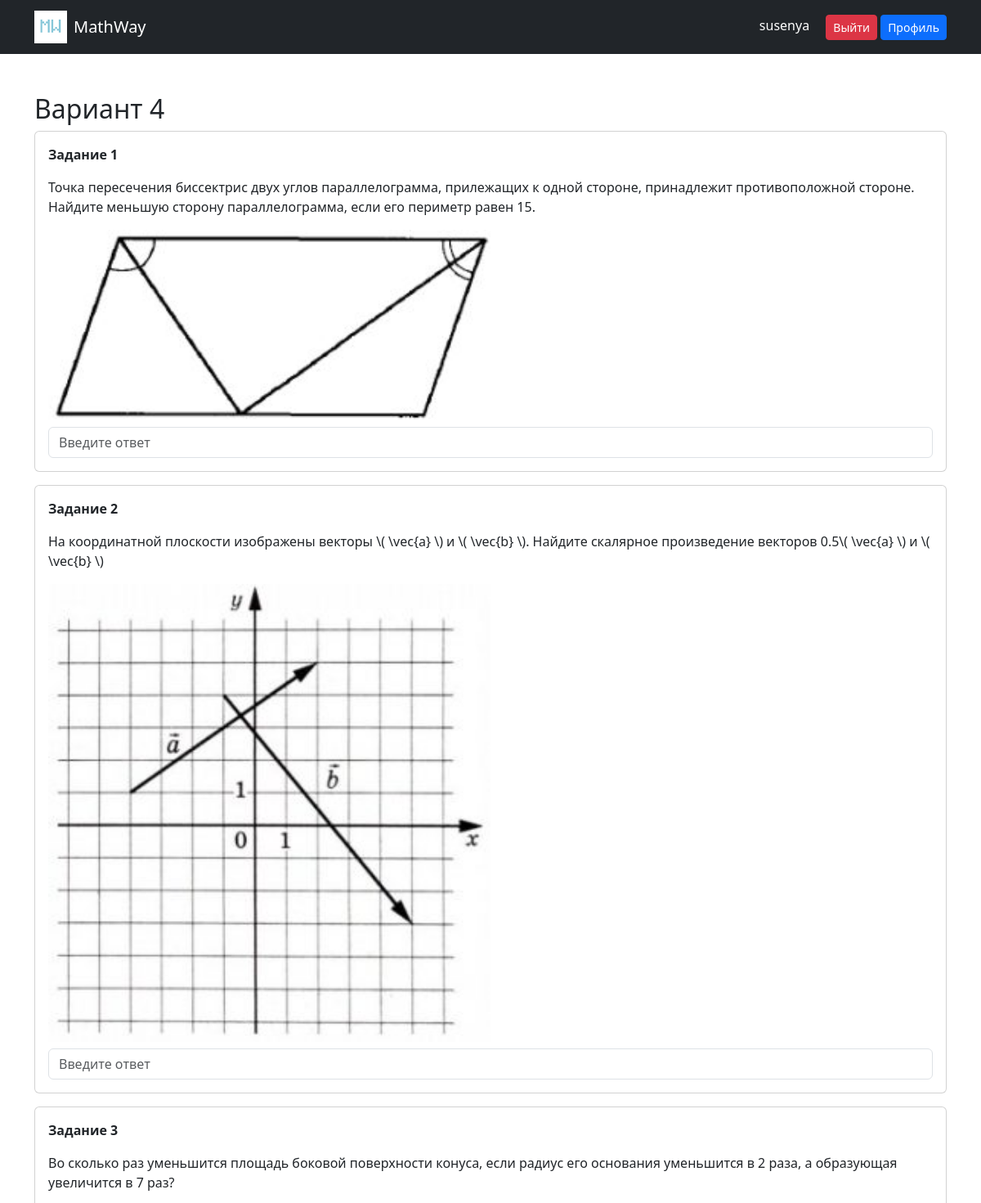
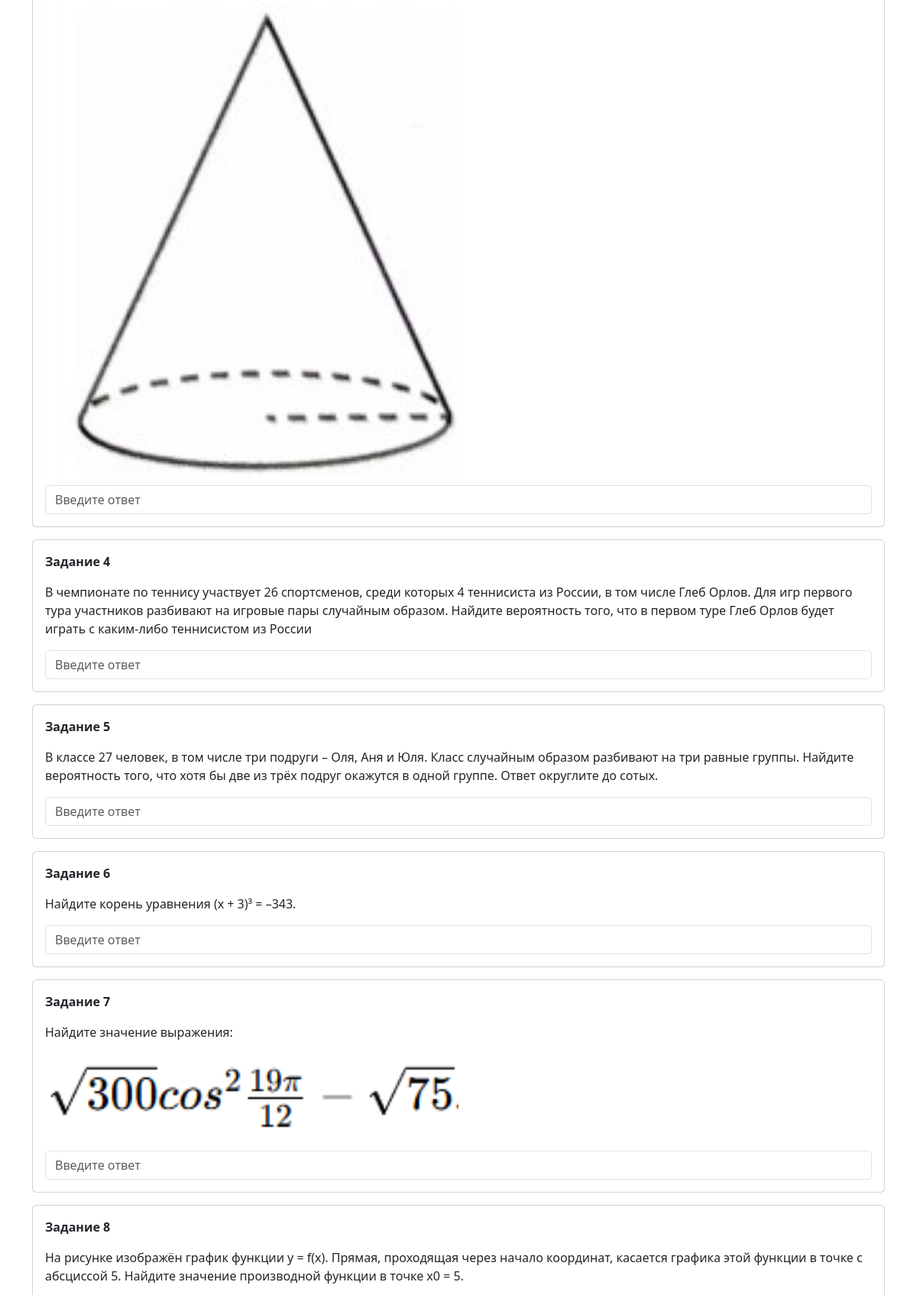
Screenshot of /variant/4 (signed in, upper part) with the database file from the repository (2 pictures, top to bottom).
### models.py (models this page shows)
class User(db.Model, UserMixin):
    id = db.Column(db.Integer, primary_key=True)
    username = db.Column(db.String(100), unique=True, nullable=False)
    password = db.Column(db.String(200), nullable=False)
    email = db.Column(db.String(100), unique=True, nullable=False)
    solved_var = db.Column(db.Integer, nullable=False, default=0)
    avatar = db.Column(db.String(200), nullable=True)
    count_task = db.Column(db.Integer, default=0)

class Task(db.Model):
    id = db.Column(db.Integer, primary_key=True)
    question = db.Column(db.Text, nullable=False)
    answer = db.Column(db.String(100), nullable=False)
    topic = db.Column(db.String(10), nullable=False)
    image_url = db.Column(db.String(255))

### main.py (the view)
@app.route('/variant/<int:var_num>')
def variant(var_num):
    tasks = []
    for i in range(1, 13):
        tasks_topic = Task.query.filter_by(topic=i).order_by(Task.id).all()
        idx = (var_num - 1) % len(tasks_topic)
        task = tasks_topic[idx]
        tasks.append(task)
    return render_template('variant.html', tasks=tasks, var_num=var_num)

### main.py (called while the page is built)
@login_manager.user_loader
def load_user(user_id):
    return User.query.get(int(user_id))

### templates/variant.html (shortened to what this page needs)
{% extends "base.html" %}
{% block content %}
<h2>Вариант {{ var_num }}</h2>
<form method="POST" action="/check_variant/{{ var_num }}">
    {% for task in tasks %}
    <div class="card p-3 mb-3">
        <p><b>Задание {{ loop.index }}</b></p>
        <p>{{ task.question }}</p>
        {% if task.image_url and task.image_url|trim and task.image_url != 'images/2/none.png' %}
        <img src="{{ url_for('static', filename=task.image_url) }}" class="img-fluid w-50 mb-2">
        {% endif %}
        <input type="text"
               name="answer_{{ task.id }}"
               class="form-control"
               placeholder="Введите ответ"
        >
    </div>
    {% endfor %}
</form>
{% endblock %}

### templates/base.html (shortened to what this page needs)
<!DOCTYPE html>
<html>
<head>
    <link href="https://cdn.jsdelivr.net/npm/bootstrap@5.3.0/dist/css/bootstrap.min.css" rel="stylesheet">
</head>
<body>
<nav class="navbar navbar-dark bg-dark">
    <div class="container">
        <a class="navbar-brand d-flex align-items-center" href="/">
    <img src="{{ url_for('static', filename='images/logo.png') }}"
         alt="logo"
         height="40"
         class="me-2">
            MathWay
        </a>
        <div>
            {% if current_user.is_authenticated %}
                <span class="text-white me-3">
                    {{ current_user.username }}
                </span>
                <a href="/logout" class="btn btn-danger btn-sm">Выйти</a>
                <a href="/profile" class="btn btn-primary btn-sm">Профиль</a>
            {% else %}
                <a href="/login" class="btn btn-secondary btn-sm me-2">Вход</a>
                <a href="/register" class="btn btn-primary btn-sm">Регистрация</a>
            {% endif %}
        </div>
    </div>
</nav>
<div class="container mt-5">
    {% block content %}{% endblock %}
</div>
</body>
</html>

### rows the page displays
User: username "susenya"
Task: question "Точка пересечения биссектрис двух углов параллелограмма, прилежащих к одной стороне, принадлежит противоположной стороне. Найдите меньшую сторону параллелограмма, если его периметр равен 15.", image_url (picture)
Task: question "На координатной плоскости изображены векторы \\( \\vec{a} \\) и \\( \\vec{b} \\). Найдите скалярное произведение векторов 0.5\\( \\vec{a} \\) и \\( \\vec{b} \\)", image_url (picture)
Task: question "Во сколько раз уменьшится площадь боковой поверхности конуса, если радиус его основания уменьшится в 2 раза, а образующая увеличится в 7 раз?", image_url (picture)
Task: question "В чемпионате по теннису участвует 26 спортсменов, среди которых 4 теннисиста из России, в том числе Глеб Орлов. Для игр первого тура участников разбивают на игровые пары случайным образом. Найдите вероятность того, что в первом туре Глеб Орлов будет играть с каким-либо теннисистом из России"
Task: question "В классе 27 человек, в том числе три подруги – Оля, Аня и Юля. Класс случайным образом разбивают на три равные группы. Найдите вероятность того, что хотя бы две из трёх подруг окажутся в одной группе. Ответ округлите до сотых."
Task: question "Найдите корень уравнения (x + 3)³ = –343."
Task: question "Найдите значение выражения:", image_url (picture)
Task: question "На рисунке изображён график функции y = f(x). Прямая, проходящая через начало координат, касается графика этой функции в точке с абсциссой 5. Найдите значение производной функции в точке x0 = 5."

### other values shown
{{ var_num }} "4"
